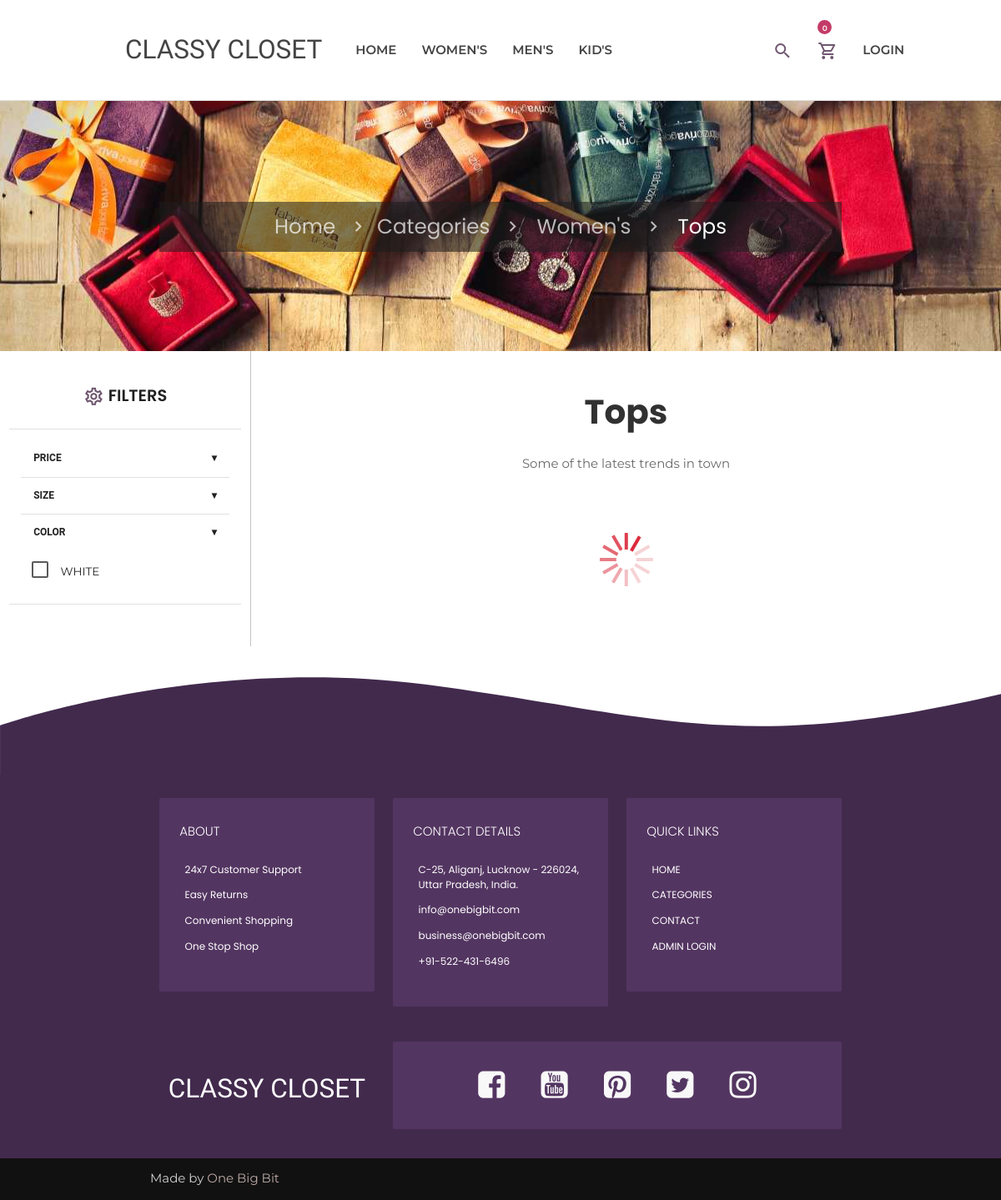
The app's page /sub_categories.php?id=58 with its own data.
### tables this page shows
CREATE TABLE `super_category` (
  `id` int(11) NOT NULL,
  `super_category` varchar(255) NOT NULL,
  `status` tinyint(4) NOT NULL
);

CREATE TABLE `product_new` (
  `id` int(11) NOT NULL,
  `parent_id` int(11) NOT NULL,
  `cat_id` int(11) NOT NULL,
  `subcat_id` int(11) NOT NULL,
  `name` varchar(500) NOT NULL,
  `description` varchar(2000) NOT NULL,
  `color` int(11) NOT NULL,
  `size` int(11) NOT NULL,
  `mrp` float NOT NULL,
  `discount` float DEFAULT NULL,
  `article_id` varchar(20) NOT NULL,
  `quantity` int(11) NOT NULL,
  `image_super_id` int(11) NOT NULL,
  `discount_type` varchar(63) NOT NULL,
  `added_by` int(11) NOT NULL,
  `status` tinyint(4) NOT NULL DEFAULT 1
);

CREATE TABLE `categories` (
  `id` int(11) NOT NULL,
  `super_categories_id` int(11) NOT NULL,
  `categories` varchar(255) NOT NULL,
  `status` tinyint(4) NOT NULL
);

CREATE TABLE `product_color` (
  `id` int(11) NOT NULL,
  `value` varchar(255) NOT NULL,
  `name` varchar(255) NOT NULL
);

### includes/add_to_cart.inc.php (called while the page is built, shortened)
<?php
class add_to_cart
{
    function totalProduct()
    {
        if (isset($_SESSION['cart'])) {
            return count($_SESSION['cart']);
        } else {
            return 0;
        }
    }
}

### includes/function.inc.php (called while the page is built, shortened)
<?php
function get_product($con, $limit = '', $cat_id = '', $product_id = '')
{
    $data = array();
    $sql = "SELECT product_new.*,categories.categories FROM product_new,categories WHERE product_new.status=1";
    if ($cat_id != '') {
        $sql .= " AND product_new.subcat_id=$cat_id";
    }
    $sql .= " AND product_new.subcat_id=categories.id";
    $sql .= " ORDER BY product_new.id DESC";
    $res = mysqli_query($con, $sql);
    while ($row = mysqli_fetch_assoc($res)) {
        $i = 0;
        $image_super_id = $row['image_super_id'];
        $image = "SELECT `name` AS `image` FROM product_images WHERE product_images.super_id=$image_super_id";
        $res_image = mysqli_query($con, $image);
        while ($row_image = mysqli_fetch_assoc($res_image)) {
            $row['image'][$i++] =  $row_image['image'];
        }
        $data[] = $row;
    }
    return $data;
}

### sub_categories.php (the view, shortened to what this page needs)
<?php require('includes/header.inc.php');
$cat_id = mysqli_real_escape_string($con, $_GET['id']);
if ($cat_id > 0) {
    $get_product = get_product($con, '', $cat_id, '');
} else {
?>
    <script>
        window.location.href = 'index.php'
    </script>
<?php }
$super_cat_res = mysqli_query($con, "SELECT super_category.*,categories.super_categories_id FROM super_category,categories WHERE super_category.id = categories.super_categories_id AND categories.id=$cat_id");
$super_cat_arr = array();
while ($row1 = mysqli_fetch_assoc($super_cat_res)) {
    $super_cat_arr[] = $row1;
}
?>
<section>
    <div class="parallax-container valign-wrapper">
        <div class="section no-pad-bot">
            <div class="container">
                <div class="row center">
                    <h5 class="header col s12">
                        <div class="breadcrumb_wrapper">
                            <a href="index.php" class="breadcrumb">Home</a>
                            <a href="super_categories.php" class="breadcrumb">Categories</a>
                            <a href="categories.php?id=<?php echo $super_cat_arr[0]['super_categories_id'] ?>" class="breadcrumb">
                                <?php
                                echo $super_cat_arr[0]['super_category'];
                                ?>
                            </a>
                            <a class="breadcrumb">
                                <?php
                                if (!empty($get_product)) {
                                    echo $get_product['0']['categories'];
                                }
                                ?>
                            </a>
                        </div>
                    </h5>
                </div>
            </div>
        </div>
        <div class="parallax"><img src="media/parallax/2.jpg" alt="Unsplashed background img 2"></div>
    </div>
</section>
<?php
if (count($get_product) > 0) {
?>
    <div class="row" style="background-color: #fff;margin-bottom: 0px;">
        <div id="filters" class="col s12 m3" ;>
            <h1 class="title center"><i class="material-icons-outlined" style="font-size: 1.3em;">settings</i>&nbsp;Filters </h1>
            <div class="divider"></div>
            <div id="filter_body" class="filter_content">
                <div id="price" class="">
                    <h1 class="filter_head">Price <span class="right"> &#9662;</span></h1>
                </div>
                <div class="divider"></div>
                <div id="size" class="">
                    <h1 class="filter_head">Size <span class="right"> &#9662;</span></h1>
                </div>
                <div class="divider"></div>
                <div id="color" class="">
                    <h1 class="filter_head">Color <span class="right"> &#9662;</span></h1>
                </div>
                <form id="color_body" action="#" class="filter_options color_buttons">
                    <?php
                    $query = "
                    SELECT DISTINCT product_color.* FROM product_color,product_new
                    WHERE product_color.id = product_new.color
                    AND product_new.subcat_id=$cat_id
                    ";
                    $res = mysqli_query($con, $query);
                    while ($row = mysqli_fetch_assoc($res)) {
                    ?>
                        <div class="list-group-item checkbox">
                            <label>
                                <span><?php echo $row['name']; ?></span>
                            </label>
                        </div>
                    <?php
                    }
                    ?>
                </form>
            </div>
            <div class="divider"></div>
        </div>
        <div class="col s12 m9" style="border-left: solid rgb(196, 196, 196) 1px;">
            <div id="new_arrivals" class="product_container">
                <div class="title center ">
                    <h1>
                        <?php
                        if (!empty($get_product)) {
                            echo $get_product['0']['categories'];
                        }
                        ?>
                    </h1>
                    <p>Some of the latest trends in town</p>
                </div>
                <div class="row filter_data_subcategory center">
                </div>
            </div>
        </div>
    </div>
<?php
}  ?>
<section style="background-color: rgb(255, 255, 255);">
    <svg class="curve" data-name="layer" viewBox="0 0 1416.9 174.01">
        <path d="M0,220.8S283.66,120,608.94,163.56s437.93,100.57,818,10.34V309.54H0V280.8Z" transform="translate(0 -120.53)" />
    </svg>
</section>
<?php require('includes/footer.inc.php'); ?>

### includes/header.inc.php (shortened to what this page needs)
<?php
require('connection.inc.php');
require('function.inc.php');
require('add_to_cart.inc.php');
$obj = new add_to_cart();
$totalProduct = $obj->totalProduct();
?>
<!DOCTYPE html>
<html lang="en">
<head>
    <link rel="stylesheet" href="https://cdnjs.cloudflare.com/ajax/libs/font-awesome/4.7.0/css/font-awesome.min.css">
    <link href="css/materialize.css" type="text/css" rel="stylesheet" media="screen,projection" />
    <link href="css/style.css" type="text/css" rel="stylesheet" media="screen,projection" />
    <link href="css/jquery-ui.css" type="text/css" rel="stylesheet" media="screen,projection" />
</head>
<body class="">
    <nav id="nav" class="white z-depth-0" role="navigation">
        <div class="row">
            <div class="col s12 m3 center">
                <a id="logo-container" class="brand-logo" href="index.php">CLASSY CLOSET</a>
            </div>
            <div class="col s12 m5 offset-m1">
                <ul id="hover" class="hide-on-med-and-down nav-ul">
                    <li><a href="index.php">Home</a> </li>
                    <?php
                    $res = mysqli_query($con, "SELECT * FROM super_category WHERE status=1");
                    while ($row = mysqli_fetch_assoc($res)) {
                    ?>
                        <li><a href="categories.php?id=<?php echo $row['id'] ?>"><?php echo $row['super_category'] ?></a>
                        </li>
                    <?php } ?>
                </ul>
            </div>
            <div class="col s12 m3">
                <ul id="hover" class="hide-on-med-and-down nav-ul">
                    <li id="search_icon"><a> <i class="material-icons-outlined">search</i></a> </li>
                    <li id="nav_cart">
                        <div class="htc__shopping__cart">
                            <a class="cart__menu" href="cart.php"><i class="material-icons-outlined">shopping_cart</i></a>
                            <a href="cart.php">
                                <span class="htc__qua"><?php echo $totalProduct ?></span>
                            </a>
                        </div>
                    </li>
                    <li>
                        <?php
                        if (isset($_SESSION['USER_LOGIN'])) {
                            echo
                                '<a> <i class="material-icons-outlined">account_circle</i> &#8964;</a>
                                    </a>
                                    <ul  class="user">
                                <li><a href="user_profile.php">'
                                    . $_SESSION['USER_NAME'] . '
                                    </a></li>
                                <li><a href="user_profile.php#my_order">My Orders
                                     </a></li>
                                     <li><a href="user_profile.php#my_wishlist">My Wishlist</a></li>
                                <li><a href="logout.php">Logout</a></li>
                            </ul>
                                     ';
                        } else {
                            echo '<a href="login.php">Login</a>';
                        }
                        ?>
                    </li>
                </ul>
            </div>
        </div>
    </nav>
    <div class="divider"></div>

### css/style.css (style rules this page uses)
html { scroll-behavior: smooth }
nav ul a, nav .brand-logo { color: #444; }
p { line-height: 2rem; }
.parallax-container { min-height: 300px; line-height: 0; height: auto; color: rgba(255, 255, 255, 0.9); }
.parallax-container .section { width: 100%; }
body { font-family: "Montserrat", sans-serif !important; color: #000; }
nav { height: 15vh !important; position: relative; z-index: 999; line-height: 15vh; text-transform: uppercase; }
.nav-ul { font-weight: 600; }
.brand-logo { font-size: 2.1rem !important; font-family: "Oswald", sans-serif; }
nav i, nav [class^="mdi-"], nav [class*="mdi-"], nav i.material-icons { display: unset; }
.material-icons-outlined { font-weight: 300; color: #442644c5; vertical-align: middle; display: inline; }
.product_container { padding: 1% 4% !important; }
#new_arrivals { background-color: #fff; padding-top: 10px; }
#new_arrivals .title h1 { color: #313131; font-family: "Poppins", sans-serif; font-size: 2.7em !important; font-weight: 700; }
#new_arrivals .title p { color: #686868; font-size: 1em !important; font-weight: 400; padding-bottom: 10px; }
.breadcrumb_wrapper { font-family: Poppins, sans-serif; z-index: -1; padding-top: 2%; padding-bottom: 2%; background-color: rgba(29, 29, 29, 0.562); }
.breadcrumb_wrapper a { font-size: 1em; }
#filters { overflow: hidden; z-index: 0; text-transform: uppercase; }
#filters .title { color: #202020; font-family: "Poppins", sans-serif; cursor: pointer; font-size: 1.3em !important; font-weight: 600; }
.filter_content { margin: 5%; }
.filter_head { cursor: pointer; font-family: "Roboto", sans-serif; padding: 1rem; margin: 0; font-size: 0.8em !important; font-weight: 700; color: #212121; }
.filter_options { display: none; padding: 5%; }
#color_body { display: block; }
.filter_options label { color: #242424; }
[type="checkbox"]+span:not(.lever) { font-size: 0.9rem; }
span.htc__qua { background: #c43b68; border-radius: 100%; color: #fff; font-size: 9px; height: 17px; line-height: 19px; position: absolute; right: 17; text-align: center; top: 20%; width: 17px; }
.curve { transform: translateY(10px); }

### records on screen
super_category: super_category "WOMEN'S", super_category "Women's"
super_category: super_category "MEN'S"
super_category: super_category "KID'S"
product_new: categories.categories "Tops"
product_color: name "WHITE"

### other values on screen
$totalProduct "0"
